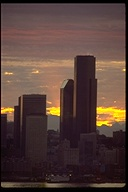
%> input picture pictures/1080.jpeg, 128 x 192 px; its folder holds only this picture in this run
$ octave main.m   (GNU Octave 9; MATLAB toolbox functions it lacks are replaced by stand-ins)
%> lines starting %> are read from the running program, lines starting %| are printed output that depends on the picture
### getDCT.m
function [data]=getDCT(dimension,file)
%> called with dimension = 30, file = 'pictures/1080.jpeg'
A=imread(file);%'mountain/1.jpg'
%> A is the input picture: size 192x128x3 uint8; mean R, G, B 87, 64.3, 57.3
B=imresize(A,[248,500]);%248*500*3,3403个区域,RGB
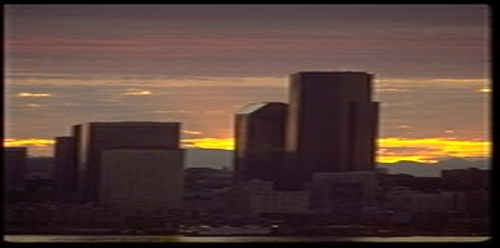
%> B: size 248x500x3 uint8; mean R, G, B 87, 64.4, 57.4
%imshow()
%变换到YBR颜色空间
size_B=size(B);
%> size_B = [248 500 3]
C=zeros(size_B(1),size_B(2),size_B(3));
C(:,:,1)=B(:,:,1).*0.299+B(:,:,2).*0.587+B(:,:,3).*0.114;%YBR
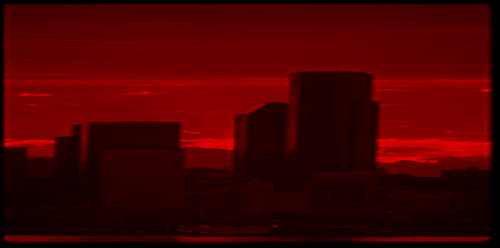
%> C: size 248x500x3 double; mean R, G, B 70.3, 0, 0
C(:,:,2)=B(:,:,3);
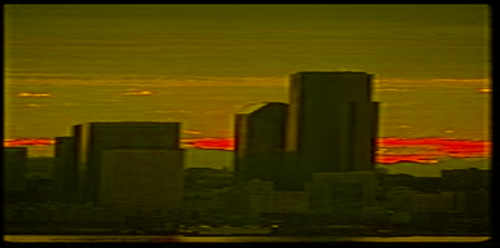
%> C: size 248x500x3 double; mean R, G, B 70.3, 57.4, 0
C(:,:,3)=B(:,:,1);
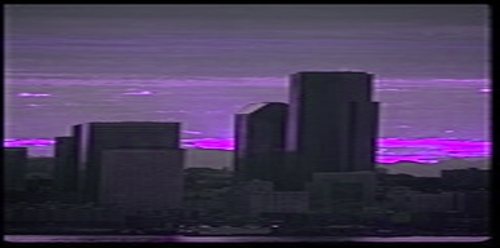
%> C: size 248x500x3 double; mean R, G, B 70.3, 57.4, 87

%计算分块个数
size_C=size(C);
%> size_C = [248 500 3]
row=floor((size_C(1)-2)/6);%竖着多少个
%> row = 41
column=floor((size_C(2)-2)/6);
%> column = 83
%先横着挪，再竖着挪,得到D
D=zeros(row*column,8,8,3);
 row_status=1;%第几行
 column_status=1;
 %C(2,1,1,:)=ones(1,1,1,3);
 %C(2,1,1,:)
for row_status=1:row  %竖着挪动
    for column_status=1:column %横着挪动
        status=column*(row_status-1)+column_status;
        for ii=1:8
            for jj=1:8
        D(status,ii,jj,:)=C(6*(row_status-1)+ii,6*(column_status-1)+jj,:);
            end
        end
    end
end


%以分块为单位操作,得到F，每一行为一个区域的192列个向量
%F1=zeros(row*column,64,3);
data=zeros(row*column,64*3);
for tt=1:row*column
    for ff=1:3
        %F1(tt,:,ff)=dct2(D(tt,:,:,ff));
%> the run ends on the next line
        data(tt,ff:3:end)=dct2(D(tt,:,:,ff));
    end
end
data=data(:,1:dimension);%取前30维

end

### main.m
clear;
clc;
warning('off'); %不在控制台显示警告
dimension=30;
filename=dir('pictures/*.jpeg');%读取文件
pic_amount=length(filename);
pi=zeros(8,pic_amount);
mu=zeros(dimension,8,pic_amount);
sigma=zeros(dimension,dimension,8,pic_amount);

for i=1:pic_amount
    fprintf('正在处理第%d张图片...\n',i);
    data=getDCT(dimension,['pictures/',filename(i).name]);

$ run again, on pictures/1084.jpeg
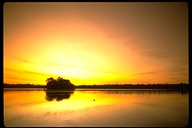
%> input picture pictures/1084.jpeg, 192 x 128 px
%> in getDCT, A is the input picture: size 128x192x3 uint8; mean R, G, B 177.1, 131.9, 55.7
%> in getDCT, `B=imresize(A,[248,500]);`:
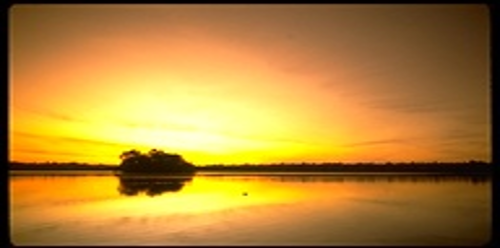
%> B: size 248x500x3 uint8; mean R, G, B 177.1, 131.9, 55.7
%> in getDCT, `C(:,:,3)=B(:,:,1);`:
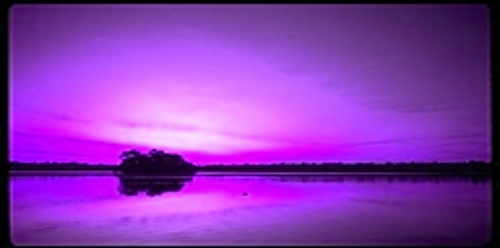
%> C: size 248x500x3 double; mean R, G, B 136.7, 55.7, 177.1

$ run again, on pictures/1085.jpeg
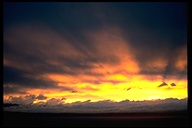
%> input picture pictures/1085.jpeg, 192 x 128 px
%> in getDCT, A is the input picture: size 128x192x3 uint8; mean R, G, B 83, 66.2, 48.6
%> in getDCT, `B=imresize(A,[248,500]);`:
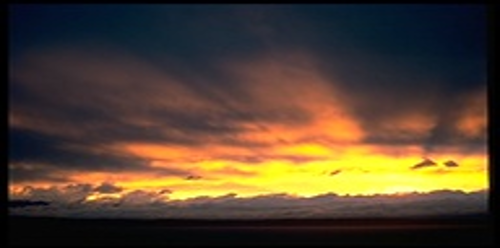
%> B: size 248x500x3 uint8; mean R, G, B 83, 66.2, 48.6
%> in getDCT, `C(:,:,3)=B(:,:,1);`:
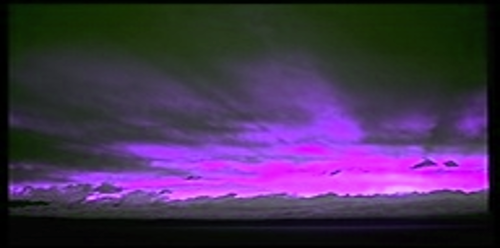
%> C: size 248x500x3 double; mean R, G, B 69.2, 48.6, 83

$ run again, on pictures/1086.jpeg
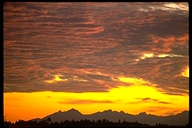
%> input picture pictures/1086.jpeg, 192 x 128 px
%> in getDCT, A is the input picture: size 128x192x3 uint8; mean R, G, B 140.6, 94, 42.1
%> in getDCT, `B=imresize(A,[248,500]);`:
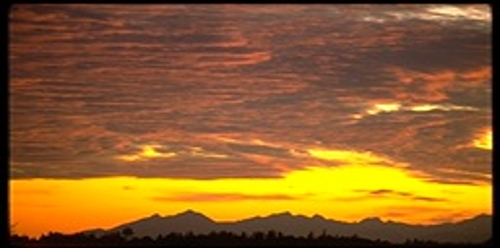
%> B: size 248x500x3 uint8; mean R, G, B 140.6, 94, 42.2
%> in getDCT, `C(:,:,3)=B(:,:,1);`:
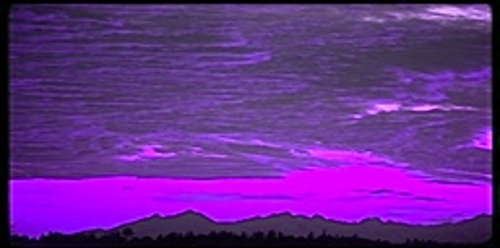
%> C: size 248x500x3 double; mean R, G, B 102, 42.2, 140.6

$ run again, on pictures/1081.jpeg
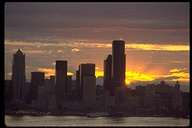
%> input picture pictures/1081.jpeg, 192 x 128 px
%> in getDCT, A is the input picture: size 128x192x3 uint8; mean R, G, B 93.7, 72, 60.7
%> in getDCT, `C(:,:,3)=B(:,:,1);`:
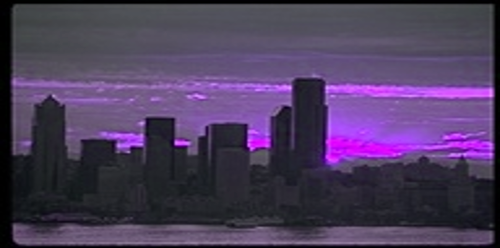
%> C: size 248x500x3 double; mean R, G, B 77.2, 60.8, 93.6
